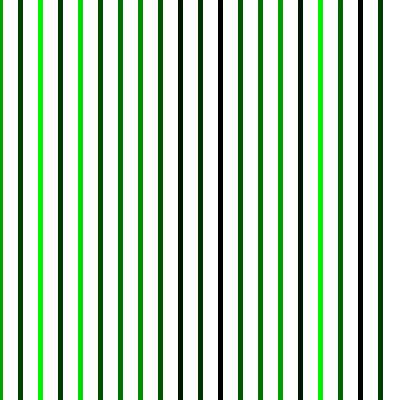
Frame 1 (no input)
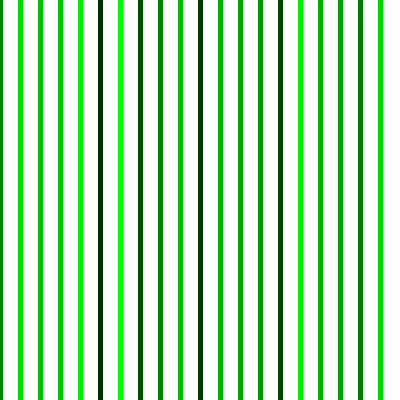
Frame 60 (the mouse pressed at the canvas centre just before this capture)
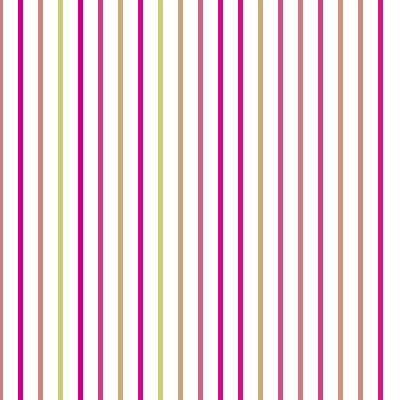
Frame 120 (the mouse held since frame 60 and released just before this capture)

The Processing sketch that drew these frames (run headless with seeded random() and noise(); from frame 60 on, the mouse is pressed at the canvas centre):

// Processing sketch: processing_53320
// ── processing_53320.pde

// 48-257, bumyeolk_HW8
// Bumyeol Kim, Copyright 2012

void setup()
{
  size(400, 400);
  smooth();
  background(255);
}

void draw()
{
  whileCode();
}

void whileCode()
{
  int i = 0;
  while(i < width)
  {
    stroke(mouseX%width, random(255), mouseY&height);
    strokeWeight(5);
//    fill(random(255), random(255), random(255));
    line(i, 0, i, height);
    i = i + 20;
  }
}

void mousePressed()
{
  if(mouseButton == LEFT)//draw circle forms
  {
    stroke(random(255), random(255), random(255));
    noFill();
    strokeWeight(1);
    ellipse(mouseX, mouseY, 30, 30);
    ellipse(mouseX, mouseY, 40, 40);
    ellipse(mouseX, mouseY, 50, 50);
  }
  else if(mouseButton == RIGHT)//draw rect forms
  {
    noFill();
    strokeWeight(1);
    stroke(random(255), random(255), random(255));
    rectMode(CENTER);
    rect(mouseX, mouseY, 30, 30);
    rect(mouseX, mouseY, 40, 40);
    rect(mouseX, mouseY, 50, 50);
  }
}

void keyPressed()
{
  if(keyPressed == true)//press any keys to stop
  {
    noLoop();
  }
  if(key == ' ')//press space bar to restart / reset
  {
    loop();
    background(255);
  }
}
